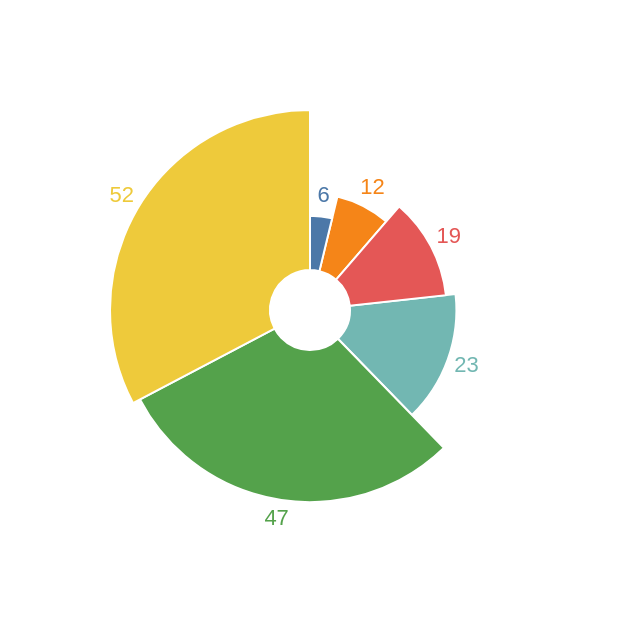

Describe this chart as a Vega-Lite specification.
### Vega-Lite specification from a JSON file in a GitHub repository (floating-point values rounded to 4 significant figures)
{"$schema": "https://vega.github.io/schema/vega-lite/v4.json", "description": "A simple radial chart with embedded data.", "data": {"values": [12, 23, 47, 6, 52, 19]}, "layer": [{"mark": {"type": "arc", "innerRadius": 20, "stroke": "#fff"}}, {"mark": {"type": "text", "radiusOffset": 10}, "encoding": {"text": {"field": "data", "type": "quantitative"}}}], "encoding": {"theta": {"field": "data", "type": "quantitative", "stack": true}, "radius": {"field": "data", "type": "quantitative", "scale": {"type": "sqrt", "zero": true, "range": [20, 100]}}, "color": {"field": "data", "type": "nominal", "legend": null}}, "config": {"view": {"stroke": null}}}
